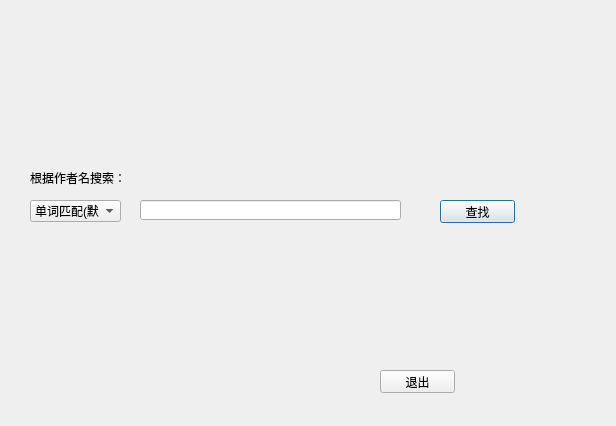
<?xml version="1.0" encoding="UTF-8"?>
<ui version="4.0">
 <class>D_search_author</class>
 <widget class="QDialog" name="D_search_author">
  <property name="geometry">
   <rect>
    <x>0</x>
    <y>0</y>
    <width>616</width>
    <height>426</height>
   </rect>
  </property>
  <property name="windowTitle">
   <string>作者查询</string>
  </property>
  <widget class="QLineEdit" name="le1">
   <property name="geometry">
    <rect>
     <x>140</x>
     <y>200</y>
     <width>261</width>
     <height>20</height>
    </rect>
   </property>
  </widget>
  <widget class="QPushButton" name="b1">
   <property name="geometry">
    <rect>
     <x>440</x>
     <y>200</y>
     <width>75</width>
     <height>23</height>
    </rect>
   </property>
   <property name="text">
    <string>查找</string>
   </property>
  </widget>
  <widget class="QPushButton" name="b2">
   <property name="geometry">
    <rect>
     <x>380</x>
     <y>370</y>
     <width>75</width>
     <height>23</height>
    </rect>
   </property>
   <property name="text">
    <string>退出</string>
   </property>
  </widget>
  <widget class="QComboBox" name="cb1">
   <property name="geometry">
    <rect>
     <x>30</x>
     <y>200</y>
     <width>91</width>
     <height>22</height>
    </rect>
   </property>
   <item>
    <property name="text">
     <string>单词匹配(默认)</string>
    </property>
   </item>
   <item>
    <property name="text">
     <string>精确匹配</string>
    </property>
   </item>
   <item>
    <property name="text">
     <string>子串匹配</string>
    </property>
   </item>
  </widget>
  <widget class="QLabel" name="label">
   <property name="geometry">
    <rect>
     <x>30</x>
     <y>170</y>
     <width>151</width>
     <height>16</height>
    </rect>
   </property>
   <property name="text">
    <string>根据作者名搜索：</string>
   </property>
  </widget>
 </widget>
 <resources/>
 <connections/>
</ui>
